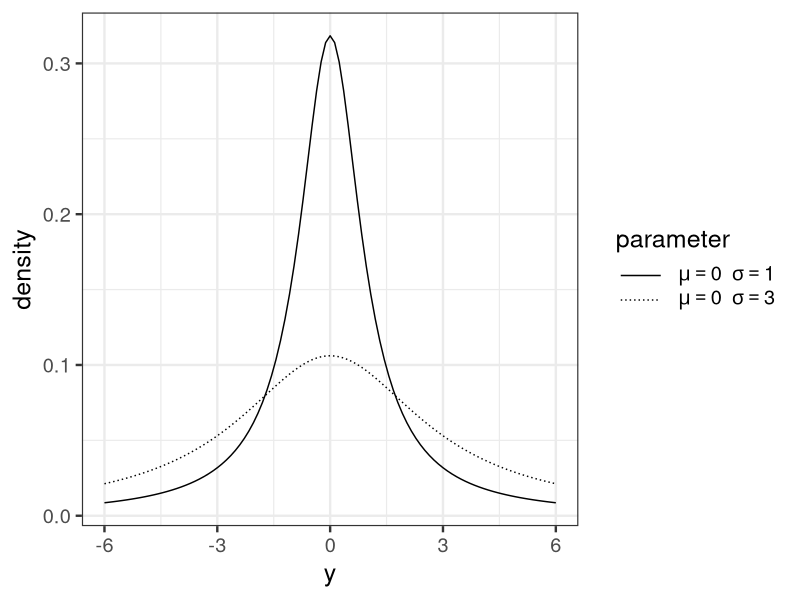

Source code (R):
library(ggplot2)

d_para <- data.frame(mu=c(0, 0), sigma=c(1, 3), gr=letters[1:2])
my_labs <- parse(text=sprintf('mu=="%.0f"~~sigma=="%.0f"', d_para$mu, d_para$sigma))

p <- ggplot(data.frame(X=c(-6, 6)), aes(x=X)) +
  theme_bw(base_size=18) +
  theme(legend.key.width=grid::unit(2.5,'line')) +
  mapply(
    function(mu, sigma, co) stat_function(fun=dcauchy, args=list(location=mu, scale=sigma), aes_q(linetype=co)),
    d_para$mu, d_para$sigma, d_para$gr
  ) +
  scale_linetype_manual('parameter', values=c('solid', '12'), labels=my_labs) +
  labs(x='y', y='density') +
  scale_x_continuous(limit=c(-6, 6)) 
ggsave(file='output/fig6-14.png', plot=p, dpi=300, w=6, h=3)

# pcauchy(1) - pcauchy(-1)
# 1 - pcauchy(10)
